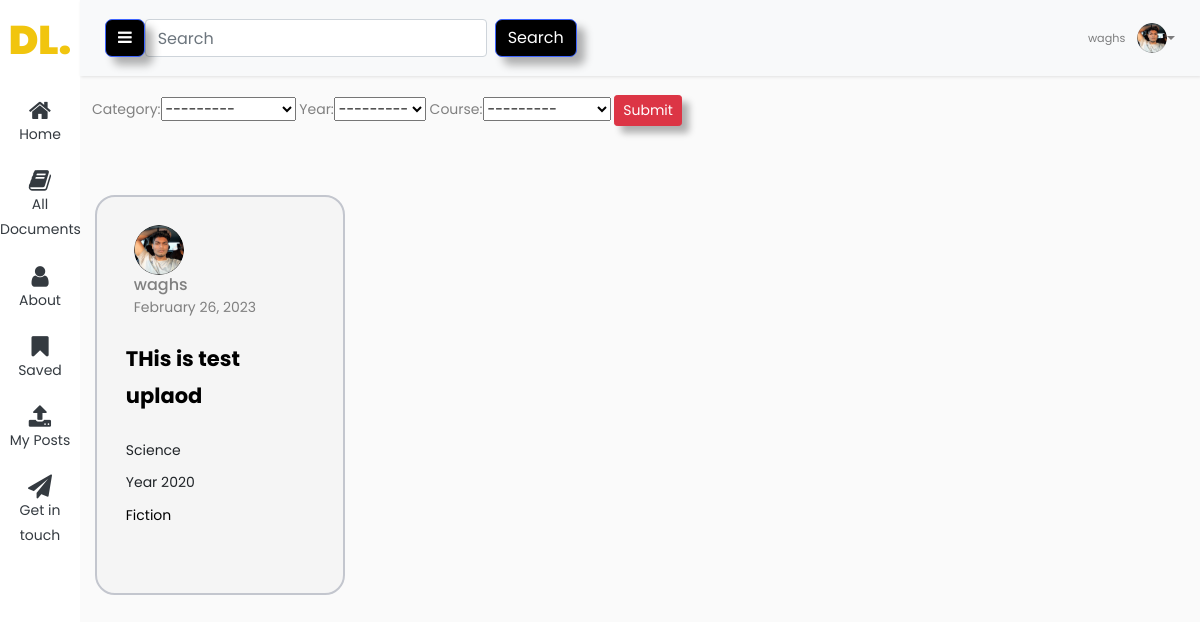
Screenshot of /filterFiction (signed in) with the database file from the repository.
### users/models.py (models this page shows, shortened)
class Profile(models.Model):
    user = models.OneToOneField(User, on_delete=models.CASCADE)
    image = models.ImageField(default='default.jpg', upload_to='profile_pics')
    Stream = models.CharField(max_length=100)

### blog/models.py (models this page shows, shortened)
class Document2(models.Model):
    description = models.CharField(max_length=255, blank=True)
    pdf = models.FileField(upload_to='pdf/', null=True)
    date_posted = models.DateTimeField(default=timezone.now)
    category = models.ForeignKey(Category2, on_delete=models.CASCADE, related_name='documents')
    author = models.ForeignKey(User, on_delete=models.CASCADE, null=True)
    favourites = models.ManyToManyField(User, related_name='favourite_documents', default=None, blank=True)
    stream = models.ForeignKey(Stream, on_delete=models.CASCADE, null=True)
    year = models.ForeignKey(Year, on_delete=models.CASCADE, default=2020)
    course = models.ForeignKey(Course, on_delete=models.CASCADE, default=1)

class Stream(models.Model):
    name = models.CharField(max_length=255)
    def __str__(self):
        return self.name

class Year(models.Model):
    classof = models.IntegerField()
    def __str__(self):
        return f"Year {self.classof}"

class Category2(models.Model):
    name = models.CharField(max_length=255, blank=True)
    def __str__(self):
        return self.name

### blog/views.py (the view)
# urls.py: path('filterFiction', views.Fiction , name='filter-Fiction'),
def Fiction(request):
    first_category = Category2.objects.get(name='Fiction')
    document2 = Document2.objects.filter(category=first_category)
    document2_filter = Document2Filter4(request.GET, queryset=document2)
    filtered_documents = document2_filter.qs.filter(category=first_category)
    context = {}
    if filtered_documents.exists():
        context['document2_filter'] = document2_filter
    else:
        print("No documents found for category 'Science'")
        context['document2_filter'] = Document2.objects.none()
    return render(request, "blog/Fiction.html", context)

### blog/models.py (called while the page is built)
    def __str__(self):
        return self.name

### blog/templates/blog/Fiction.html (shortened to what this page needs)
{% extends "blog/basewithsidebar.html" %}
{% block content %}
<div class=" ">
    <form method="get">
        {{ document2_filter.form  }}
        <button class="btn btn-sm btn-danger" type="submit">Submit</button>
    </form>
</div>
{% if document2_filter %}
{% for document in document2_filter.qs %}
  <div class="col-md-3 mt-5 d-flex justify-content-center">
    <div class="card mt-3">
    <div class="px-2 " >
      <img class="rounded-circle shadow-4-strong" width="50px" src="{{ document.author.profile.image.url }}" alt="">
        </div>
    <div class="ms-2 c-details">
        <h6 class="mb-0">{{ user.username }}</h6> <span>{{ document.date_posted|date:"F d, Y" }}</span>
    </div>
		<div class="card-details">
		  <p class="text-title">{{ document.description }}</p>
		  <p class="text-body  ">{{document.stream}}</p>
		  <p class="text-body  ">{{document.year}}</p>
      <p href="{% url 'category' document.category%}">{{ document.category}}</p>
		</div>
	  </div>
</div>
{% endfor %}
{% else %}
    <h2>No documents found for category 'Science'</h2>
    <h1 style="color:#f1c50e;"> Click the submit button again</h1>
{% endif %}
{% endblock content %}

### blog/templates/blog/basewithsidebar.html (shortened to what this page needs)
{% load static %}
<!doctype html>
<html lang="en">
  <head>
  <link rel="stylesheet" href="https://cdnjs.cloudflare.com/ajax/libs/twitter-bootstrap/5.1.3/css/bootstrap.min.css">
	<link rel="stylesheet" href="https://stackpath.bootstrapcdn.com/font-awesome/4.7.0/css/font-awesome.min.css">
  </head>
  <body>
		<div class="wrapper d-flex align-items-stretch">
			<nav id="sidebar" class="active">
				<h1><a href="{% url 'blog-home' %}" class="logo" style="color: #f1c50e;">DL.</a></h1>
        <ul class="list-unstyled components mb-5 ">
          <li class="active ">
            <a href="{% url 'blog-home' %}" class="text-dark"><span class="fa fa-home"></span>Home</a>
          </li>
          <li class="active ">
            <a href="{% url 'helpme-home2' %}" class="text-dark"><span class="fa fa-book"></span> All Documents</a>
          </li>
          <li>
              <a  href="{% url 'profile' %}" class="text-dark"><span class="fa fa-user"></span> About</a>
          </li>
          <li>
            <a href="{% url 'favourite_list' %}" class="text-dark"><span class="fa fa-bookmark"></span>Saved</a>
          </li>
          <li>
            <a href="{% url 'userpost' %}" class="text-dark"><span class="fa fa-upload"></span> My Posts</a>
          </li>
          <li>
            <a href="{% url 'user_info' %}" class="text-dark"><span class="fa fa-paper-plane"></span>Get in touch</a>
          </li>
        </ul>
    	</nav>
      <div id="content" class="">
        <nav class="navbar navbar-expand-lg navbar-light bg-light">
          <div class="container-fluid">
              <button type="button" id="sidebarCollapse" class="btn btn-primary">
                  <i class="fa fa-bars"></i>
              </button>
              <form method="GET" action="/search" class="form-inline my-2 my-lg-0">
                  <input class="form-control mr-sm-2" type="search" placeholder="Search" aria-label="Search" name="query" id="query">
                  <button class="btn btn-primary" type="submit">Search</button>
              </form>
              <div class="collapse navbar-collapse" id="navbarSupportedContent" style="justify-content: flex-end;">
                  <ul class="navbar-nav ms-auto mb-2 mb-lg-0">
                      {% if user.is_authenticated %}
                      <li class="nav-item dropdown no-arrow">
                          <a class="nav-link dropdown-toggle" href="#" id="userDropdown" role="button" data-toggle="dropdown" aria-haspopup="true" aria-expanded="false">
                              <span class="mr-2 d-none d-lg-inline text-gray-600 small">{{ user.username }}</span>
                              <img class="img-profile rounded-circle" src="{{ user.profile.image.url }}" height="30" alt="Profile Image" loading="lazy">
                          </a>
                      </li>
                      {% endif %}
                  </ul>
              </div>
          </div>
      </nav>
        <div class="container">
            <div class="row"  >
                        {% block content %} {%endblock%}
              </div>
        </div>
		</div>
  </body>
</html>

### blog/templates/blog/Fiction.html (style rules this page uses)
button { position: relative; font-size: 1.2em; padding: 0.7em 1.4em; background-color: #BF0426; text-decoration: none; border: none; border-radius: 0.5em; color: #DEDEDE; box-shadow: 0.5em 0.5em 0.5em rgba(0, 0, 0, 0.3); }
button::before { position: absolute; content: ''; height: 0; width: 0; top: 0; left: 0; background: linear-gradient(135deg, rgb(245 245 245) 0%, rgb(255 255 255) 50%, #ffc107 50%, #ffc107 60%); border-radius: 0 0 0.5em 0; box-shadow: 0.2em 0.2em 0.2em rgba(0, 0, 0, 0.3); transition: 0.3s; }
.card { width: 300px; height: 400px; border-radius: 20px; background: #f5f5f5; position: relative; padding: 1.8rem; border: 2px solid #c3c6ce; transition: 0.5s ease-out; overflow: visible; }
.card-details { color: black; height: 100%; gap: .5em; display: grid; place-content: center; }
.text-body { color: rgb(134, 134, 134); margin-bottom: 0%; }
.text-title { font-size: 1.5em; font-weight: bold; }

### rows the page displays
Document2: author.profile.image (picture), date_posted "February 26, 2023", description "THis is test uplaod", stream "Science", year "Year 2020", category "Fiction"

### other values shown
{{ user.username }} "waghs"
